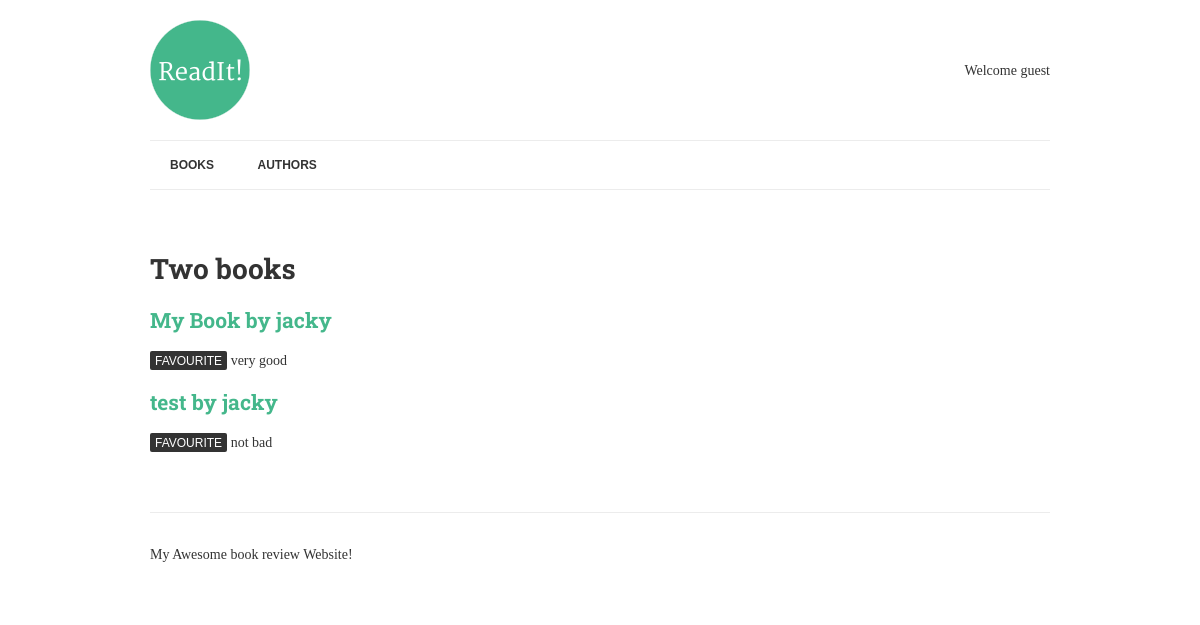
The app's page /, older data.
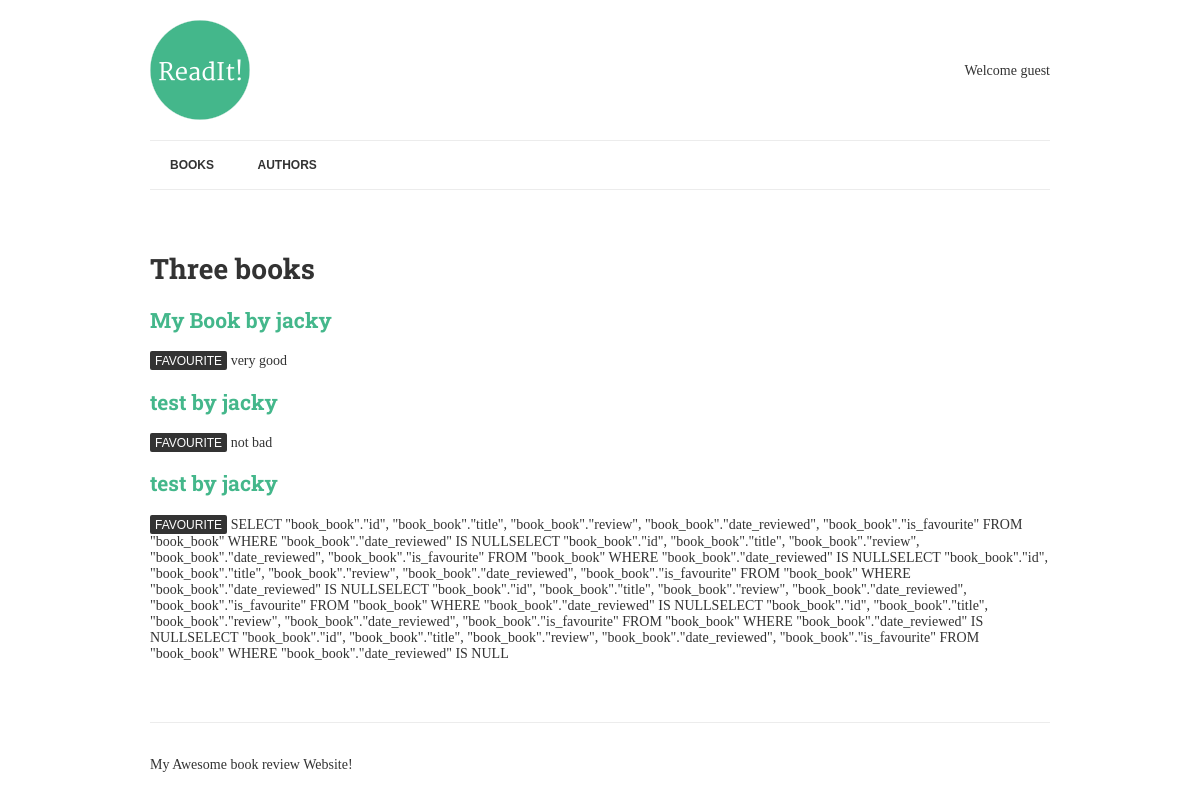
The same page, newer data.
### book/models.py (models this page shows, shortened)
class Book(models.Model):
    title = models.CharField(max_length=150)
    authors = models.ManyToManyField("author", related_name="books")
    review = models.TextField(blank=True, null=True)
    date_reviewed = models.DateTimeField(blank=True, null=True)
    is_favourite = models.BooleanField(default=False, verbose_name="Favourite?")
    def list_authors(self):
        return ". ".join([author.name for author in self.authors.all()])

class Author(models.Model):
    name = models.CharField(max_length=70, help_text="Use pen name,not real name", unique=True)

### book/views.py (the view)
# urls.py: url(r'^$', list_books,name="books"),
def list_books(request):
    books = Book.objects.exclude(date_reviewed__isnull=True).prefetch_related('authors')
    context = {
        'books':books
    }
    return render(request, '../templates/list.html', context)

### book/templates/list.html
{% extends 'base.html' %}
{% load humanize %}
{% block content %}
        <h1>
            {{ books.count|apnumber|title }} book{{ books.count|pluralize }}
        </h1>
        {% for book in books %}
        <h2>
            <a href="{% url 'book-detail' book.pk %}">
                {{ book.title }} by {{ book.list_authors}}
            </a>
        </h2>
        {% if book.is_favourite %}
        <span class="highlight">favourite</span> {% endif %} {{ book.review }} {% endfor %}
{% endblock %}

Row changes from the older to the newer data that the page shows:
now on this page (row edited): Book: title "test", list_authors "jacky", is_favourite "FAVOURITE", review "SELECT \"book_book\".\"id\", \"book_book\".\"title\", \"book_book\".\"review\", \"book_book\".\"date_reviewed\", \"book_book\".\"is_favourite\" FROM \"book_book\" WHERE \"book_book\".\"date_reviewed\" IS NULLSELECT \"book_book\".\"id\", \"book_book\".\"title\", \"book_book\".\"review\", \"book_book\".\"date_reviewed\", \"book_book\".\"is_favourite\" FROM \"book_book\" WHERE \"book_book\".\"date_reviewed\" IS NULLSELECT \"book_book\".\"id\", \"book_book\".\"title\", \"book_book\".\"review\", \"book_book\".\"date_reviewed\", \"book_book\".\"is_favourite\" FROM \"book_book\" WHERE \"book_book\".\"date_reviewed\" IS NULLSELECT \"book_book\".\"id\", \"book_book\".\"title\", \"book_book\".\"review\", \"book_book\".\"date_reviewed\", \"book_book\".\"is_favourite\" FROM \"book_book\" WHERE…"
Text that changed along with them:
{{ books.count|apnumber|title }}: "Two" → "Three"
